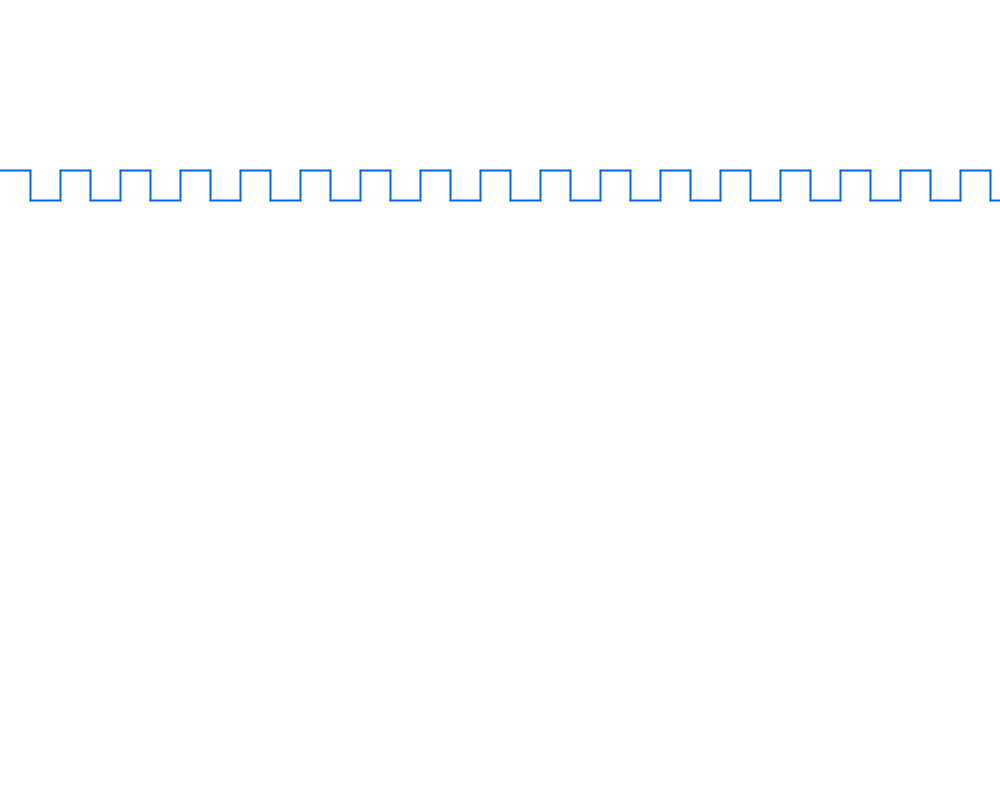
Frame 1 (no input)
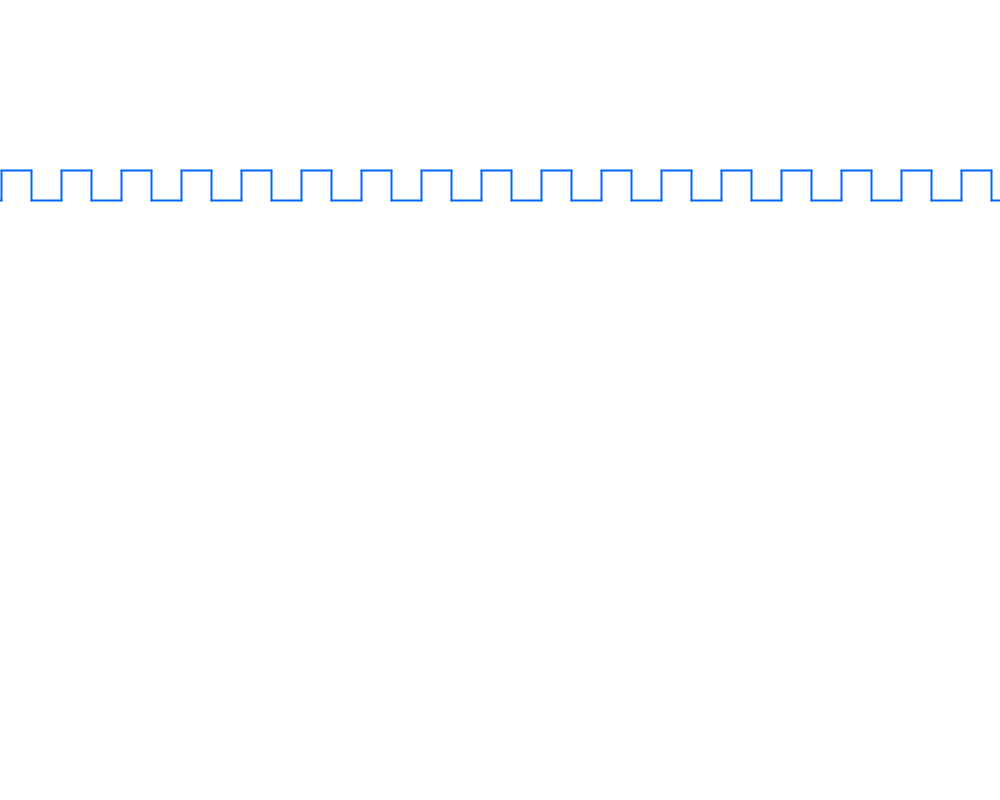
Frame 60 (the mouse pressed at the canvas centre just before this capture)
Frame 120 (the mouse held since frame 60 and released just before this capture): identical to frame 60, image omitted

The Processing sketch that drew these frames (run headless with seeded random() and noise(); from frame 60 on, the mouse is pressed at the canvas centre):

// Processing sketch: Dynamic_square_wave
// ── Dynamic_square_wave.pde
float amplitude = 30; 
float waveY = 200; 

void setup()
{
 size(1000, 800); 
 
 background(255); 

 // frameRate(1); 
}

int start = 0; 
int counter = 0; 

void draw()
{
  background(255); 
 
   stroke(0, 100, 255); 
 strokeWeight(2); 
 for(int i = start; i<=1000; i+=amplitude, counter++)
 {
   if(counter%2==1) { 
   line(i, waveY, i+amplitude, waveY); 
   
   }
   else
   {
     line(i, waveY - amplitude, i+amplitude, waveY - amplitude);
   }
   line(i+amplitude, waveY, i+amplitude, waveY - amplitude); 
 }
 
 start--; 
 
}
